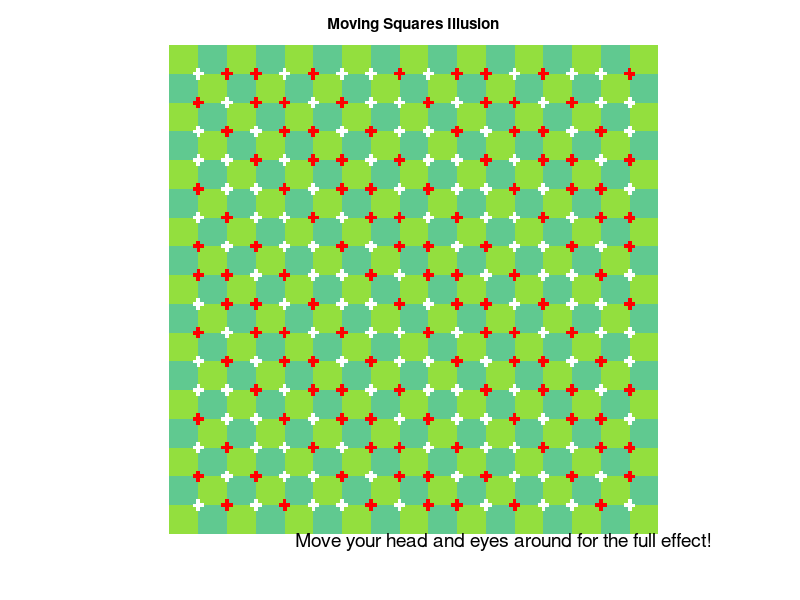

This chart was generated by the following MATLAB code: (Note: this script raises an error after producing the figure.)
%% moving_squares_illusion.m
%% written on March 4, 2021
%% by Haley Seo and Shirley Dong
%% This script creates the moving squares illusion

%%%%% creating the grid %%%%%
%% Haley - driver, Shirley - observer

% dark tile
dark_tile = zeros(100,100,3);
dark_r = 0.3765;
dark_g = 0.7882;
dark_b = 0.5647;
% this defaults to a dark green color for one color of the checkerboard
% background; modify the color to explore with other colors!
dark_tile(:,:,1) = dark_r;
dark_tile(:,:,2) = dark_g;
dark_tile(:,:,3) = dark_b;

% light tile
light_tile = zeros(100,100,3);
light_r = 0.5765;
light_g = 0.8745;
light_b = 0.2431;
% this defaults to a light green color for the other color of the checkerboard
% background; modify the color to explore with other colors!
light_tile(:,:,1) = light_r;
light_tile(:,:,2) = light_g;
light_tile(:,:,3) = light_b;

cross_one_r = 1;
cross_one_g = 1;
cross_one_b = 1;
% this defaults to one of the crosses at the intersections to white; modify
% the color to explore!
cross_two_r = 1;
cross_two_g = 0;
cross_two_b = 0;
% this defaults to one of the crosses at the intersections to red: modify
% the color to explore!

cross_length = 20; 
% half of the full length of the cross symbols in the intersections
cross_thick = 6; 
% thickness of the cross symbols in the intersections
%% Haley - started making the squares, Shirley - finished the squares
% design pattern for first type of square (white top left and bot right,
% red bot left and top right)
square1 = [light_tile];
% square 1 corners
% top left box
square1(1:cross_length,1:cross_length,1) = cross_one_r;
square1(1:cross_length,1:cross_length,2) = cross_one_g;
square1(1:cross_length,1:cross_length,3) = cross_one_b;
% top right box
square1(1:cross_length,end-cross_length+1:end,1) = cross_two_r;
square1(1:cross_length,end-cross_length+1:end,2) = cross_two_g;
square1(1:cross_length,end-cross_length+1:end,3) = cross_two_b;
% bottom left box
square1(end-cross_length+1:end, 1:cross_length,1) = cross_two_r;
square1(end-cross_length+1:end, 1:cross_length,2) = cross_two_g;
square1(end-cross_length+1:end, 1:cross_length,3) = cross_two_b;
% bottom right box
square1(end-cross_length+1:end, end-cross_length+1:end,1) = cross_one_r;
square1(end-cross_length+1:end, end-cross_length+1:end,2) = cross_one_g;
square1(end-cross_length+1:end, end-cross_length+1:end,3) = cross_one_b;
% flooding the center back
square1(cross_thick+1:end-cross_thick-1, cross_thick+1:end-cross_thick-1, 1) = light_r;
square1(cross_thick+1:end-cross_thick-1, cross_thick+1:end-cross_thick-1, 2) = light_g;
square1(cross_thick+1:end-cross_thick-1, cross_thick+1:end-cross_thick-1, 3) = light_b;
% imshow(square1)

% design pattern for second type of square (white bot left, 
% red top left, top right, bot right)
square2 = [dark_tile];
% square 2 corners
% top left box
square2(1:cross_length,1:cross_length,1) = cross_two_r;
square2(1:cross_length,1:cross_length,2) = cross_two_g;
square2(1:cross_length,1:cross_length,3) = cross_two_b;
% top right box
square2(1:cross_length,end-cross_length+1:end,1) = cross_two_r;
square2(1:cross_length,end-cross_length+1:end,2) = cross_two_g;
square2(1:cross_length,end-cross_length+1:end,3) = cross_two_b;
% bottom left box
square2(end-cross_length+1:end, 1:cross_length,1) = cross_one_r;
square2(end-cross_length+1:end, 1:cross_length,2) = cross_one_g;
square2(end-cross_length+1:end, 1:cross_length,3) = cross_one_b;
% bottom right box
square2(end-cross_length+1:end, end-cross_length+1:end,1) = cross_two_r;
square2(end-cross_length+1:end, end-cross_length+1:end,2) = cross_two_g;
square2(end-cross_length+1:end, end-cross_length+1:end,3) = cross_two_b;
% flooding the center back
square2(cross_thick+1:end-cross_thick-1, cross_thick+1:end-cross_thick-1, 1) = dark_r;
square2(cross_thick+1:end-cross_thick-1, cross_thick+1:end-cross_thick-1, 2) = dark_g;
square2(cross_thick+1:end-cross_thick-1, cross_thick+1:end-cross_thick-1, 3) = dark_b;
% imshow(square2)
        
% design pattern for third type of square (white top right,
% red top left, bot left, bot right)
square3 = [light_tile];
% square 3 corners
% top left box
square3(1:cross_length,1:cross_length,1) = cross_two_r;
square3(1:cross_length,1:cross_length,2) = cross_two_g;
square3(1:cross_length,1:cross_length,3) = cross_two_b;
% top right box
square3(1:cross_length,end-cross_length+1:end,1) = cross_one_r;
square3(1:cross_length,end-cross_length+1:end,2) = cross_one_g;
square3(1:cross_length,end-cross_length+1:end,3) = cross_one_b;
% bottom left box
square3(end-cross_length+1:end, 1:cross_length,1) = cross_two_r;
square3(end-cross_length+1:end, 1:cross_length,2) = cross_two_g;
square3(end-cross_length+1:end, 1:cross_length,3) = cross_two_b;
% bottom right box
square3(end-cross_length+1:end, end-cross_length+1:end,1) = cross_two_r;
square3(end-cross_length+1:end, end-cross_length+1:end,2) = cross_two_g;
square3(end-cross_length+1:end, end-cross_length+1:end,3) = cross_two_b;
% flooding the center back
square3(cross_thick+1:end-cross_thick-1, cross_thick+1:end-cross_thick-1, 1) = light_r;
square3(cross_thick+1:end-cross_thick-1, cross_thick+1:end-cross_thick-1, 2) = light_g;
square3(cross_thick+1:end-cross_thick-1, cross_thick+1:end-cross_thick-1, 3) = light_b;
% imshow(square3)  

% design pattern for fourth type of square (white top left and bot right,
% red top right and bot left)
square4 = [dark_tile];
% square 4 corners
% top left box
square4(1:cross_length,1:cross_length,1) = cross_one_r;
square4(1:cross_length,1:cross_length,2) = cross_one_g;
square4(1:cross_length,1:cross_length,3) = cross_one_b;
% top right box
square4(1:cross_length,end-cross_length+1:end,1) = cross_two_r;
square4(1:cross_length,end-cross_length+1:end,2) = cross_two_g;
square4(1:cross_length,end-cross_length+1:end,3) = cross_two_b;
% bottom left box
square4(end-cross_length+1:end, 1:cross_length,1) = cross_two_r;
square4(end-cross_length+1:end, 1:cross_length,2) = cross_two_g;
square4(end-cross_length+1:end, 1:cross_length,3) = cross_two_b;
% bottom right box
square4(end-cross_length+1:end, end-cross_length+1:end,1) = cross_one_r;
square4(end-cross_length+1:end, end-cross_length+1:end,2) = cross_one_g;
square4(end-cross_length+1:end, end-cross_length+1:end,3) = cross_one_b;
% flooding the center back
square4(cross_thick+1:end-cross_thick-1, cross_thick+1:end-cross_thick-1, 1) = dark_r;
square4(cross_thick+1:end-cross_thick-1, cross_thick+1:end-cross_thick-1, 2) = dark_g;
square4(cross_thick+1:end-cross_thick-1, cross_thick+1:end-cross_thick-1, 3) = dark_b;
% imshow(square4)

% design pattern for fifth type of square (white top right and bot left,
% red top left and bot right)
square5 = [light_tile];
% square 5 corners
% top left box
square5(1:cross_length,1:cross_length,1) = cross_two_r;
square5(1:cross_length,1:cross_length,2) = cross_two_g;
square5(1:cross_length,1:cross_length,3) = cross_two_b;
% top right box
square5(1:cross_length,end-cross_length+1:end,1) = cross_one_r;
square5(1:cross_length,end-cross_length+1:end,2) = cross_one_g;
square5(1:cross_length,end-cross_length+1:end,3) = cross_one_b;
% bottom left box
square5(end-cross_length+1:end, 1:cross_length,1) = cross_one_r;
square5(end-cross_length+1:end, 1:cross_length,2) = cross_one_g;
square5(end-cross_length+1:end, 1:cross_length,3) = cross_one_b;
% bottom right box
square5(end-cross_length+1:end, end-cross_length+1:end,1) = cross_two_r;
square5(end-cross_length+1:end, end-cross_length+1:end,2) = cross_two_g;
square5(end-cross_length+1:end, end-cross_length+1:end,3) = cross_two_b;
% flooding the center back
square5(cross_thick+1:end-cross_thick-1, cross_thick+1:end-cross_thick-1, 1) = light_r;
square5(cross_thick+1:end-cross_thick-1, cross_thick+1:end-cross_thick-1, 2) = light_g;
square5(cross_thick+1:end-cross_thick-1, cross_thick+1:end-cross_thick-1, 3) = light_b;
% imshow(square5) 

% design pattern for sixth type of square (red bot left, 
% white top left, top right, bot right)
square6 = [dark_tile];
% square 6 corners
% top left box
square6(1:cross_length,1:cross_length,1) = cross_one_r;
square6(1:cross_length,1:cross_length,2) = cross_one_g;
square6(1:cross_length,1:cross_length,3) = cross_one_b;
% top right box
square6(1:cross_length,end-cross_length+1:end,1) = cross_one_r;
square6(1:cross_length,end-cross_length+1:end,2) = cross_one_g;
square6(1:cross_length,end-cross_length+1:end,3) = cross_one_b;
% bottom left box
square6(end-cross_length+1:end, 1:cross_length,1) = cross_two_r;
square6(end-cross_length+1:end, 1:cross_length,2) = cross_two_g;
square6(end-cross_length+1:end, 1:cross_length,3) = cross_two_b;
% bottom right box
square6(end-cross_length+1:end, end-cross_length+1:end,1) = cross_one_r;
square6(end-cross_length+1:end, end-cross_length+1:end,2) = cross_one_g;
square6(end-cross_length+1:end, end-cross_length+1:end,3) = cross_one_b;
% flooding the center back
square6(cross_thick+1:end-cross_thick-1, cross_thick+1:end-cross_thick-1, 1) = dark_r;
square6(cross_thick+1:end-cross_thick-1, cross_thick+1:end-cross_thick-1, 2) = dark_g;
square6(cross_thick+1:end-cross_thick-1, cross_thick+1:end-cross_thick-1, 3) = dark_b;
% imshow(square6)

% design pattern for seventh type of square (red top right,
% white top left, bot left, bot right)
square7 = [light_tile];
% square 7 corners
% top left box
square7(1:cross_length,1:cross_length,1) = cross_one_r;
square7(1:cross_length,1:cross_length,2) = cross_one_g;
square7(1:cross_length,1:cross_length,3) = cross_one_b;
% top right box
square7(1:cross_length,end-cross_length+1:end,1) = cross_two_r;
square7(1:cross_length,end-cross_length+1:end,2) = cross_two_g;
square7(1:cross_length,end-cross_length+1:end,3) = cross_two_b;
% bottom left box
square7(end-cross_length+1:end, 1:cross_length,1) = cross_one_r;
square7(end-cross_length+1:end, 1:cross_length,2) = cross_one_g;
square7(end-cross_length+1:end, 1:cross_length,3) = cross_one_b;
% bottom right box
square7(end-cross_length+1:end, end-cross_length+1:end,1) = cross_one_r;
square7(end-cross_length+1:end, end-cross_length+1:end,2) = cross_one_g;
square7(end-cross_length+1:end, end-cross_length+1:end,3) = cross_one_b;
% flooding the center back
square7(cross_thick+1:end-cross_thick-1, cross_thick+1:end-cross_thick-1, 1) = light_r;
square7(cross_thick+1:end-cross_thick-1, cross_thick+1:end-cross_thick-1, 2) = light_g;
square7(cross_thick+1:end-cross_thick-1, cross_thick+1:end-cross_thick-1, 3) = light_b;
% imshow(square7) 

% design pattern for eighth type of square (white top right and bot left, 
% red top left and bot right)
square8 = [dark_tile];
% square 8 corners
% top left box
square8(1:cross_length,1:cross_length,1) = cross_two_r;
square8(1:cross_length,1:cross_length,2) = cross_two_g;
square8(1:cross_length,1:cross_length,3) = cross_two_b;
% top right box
square8(1:cross_length,end-cross_length+1:end,1) = cross_one_r;
square8(1:cross_length,end-cross_length+1:end,2) = cross_one_g;
square8(1:cross_length,end-cross_length+1:end,3) = cross_one_b;
% bottom left box
square8(end-cross_length+1:end, 1:cross_length,1) = cross_one_r;
square8(end-cross_length+1:end, 1:cross_length,2) = cross_one_g;
square8(end-cross_length+1:end, 1:cross_length,3) = cross_one_b;
% bottom right box
square8(end-cross_length+1:end, end-cross_length+1:end,1) = cross_two_r;
square8(end-cross_length+1:end, end-cross_length+1:end,2) = cross_two_g;
square8(end-cross_length+1:end, end-cross_length+1:end,3) = cross_two_b;
% flooding the center back
square8(cross_thick+1:end-cross_thick-1, cross_thick+1:end-cross_thick-1, 1) = dark_r;
square8(cross_thick+1:end-cross_thick-1, cross_thick+1:end-cross_thick-1, 2) = dark_g;
square8(cross_thick+1:end-cross_thick-1, cross_thick+1:end-cross_thick-1, 3) = dark_b;
% imshow(square8)

%% Haley - driver, Shirley - observer
sampler = [square1 square2 square3 square4 square5 square6 square7 square8];
master_sampler = [sampler sampler sampler];
% create 'master' row to sample different grids from
total_rows = 15;
row = [];
% initiate matrix
for ii = 1:total_rows
% loop through number of rows
    if mod(ii,8) == 1
    % check if current row should be square1 -> square8
        row = [row; master_sampler(1:100, 1:1500, :)];
    elseif mod(ii,8) == 2
    % check if current row should be square8 -> square7
        row = [row; master_sampler(1:100, 701:2200, :)];
    elseif mod(ii,8) == 3
    % check if current row should be square7 -> square6
        row = [row; master_sampler(1:100, 601:2100, :)];
    elseif mod(ii,8) == 4
    % check if current row should be square6 -> square5
        row = [row; master_sampler(1:100, 501:2000, :)];
    elseif mod(ii,8) == 5
    % check if current row should be square5 -> square4
        row = [row; master_sampler(1:100, 401:1900, :)];
    elseif mod(ii,8) == 6
    % check if current row should be square4 -> square3
        row = [row; master_sampler(1:100, 301:1800, :)];
    elseif ii == 7
    % check if current row should be square3 -> square2
        row = [row; master_sampler(1:100, 201:1700, :)];
    elseif mod(ii,8) == 0
    % check if current row should be square2 -> square1
        row = [row; master_sampler(1:100, 101:1600, :)];
    elseif ii == 15
    % check if current row is the last row
        row = [row; [square5 [master_sampler(1:100, 301:1700, :)]]];
    end
end
% imshow(row);

%% Haley - driver, Shirley - observer

% dark green tile
dark_tile = zeros(100,100,3);
dark_tile(:,:,1) = dark_r;
dark_tile(:,:,2) = dark_g;
dark_tile(:,:,3) = dark_b;

% light green tile
light_tile = zeros(100,100,3);
light_tile(:,:,1) = light_r;
light_tile(:,:,2) = light_g;
light_tile(:,:,3) = light_b;


%% corner squares
corner_one_square = [light_tile]; 
% white bottom right tile
% bottom right box
corner_one_square(end-cross_length+1:end, end-cross_length+1:end,1) = cross_one_r;
corner_one_square(end-cross_length+1:end, end-cross_length+1:end,2) = cross_one_g;
corner_one_square(end-cross_length+1:end, end-cross_length+1:end,3) = cross_one_b;
% flooding the center back to light green
corner_one_square(cross_thick+1:end-cross_thick-1, cross_thick+1:end-cross_thick-1, 1) = light_r;
corner_one_square(cross_thick+1:end-cross_thick-1, cross_thick+1:end-cross_thick-1, 2) = light_g;
corner_one_square(cross_thick+1:end-cross_thick-1, cross_thick+1:end-cross_thick-1, 3) = light_b;
% imshow(corner_one_square)

corner_two_square = [light_tile]; 
% red bottom left tile
% bottom left box
corner_two_square(end-cross_length+1:end, 1:cross_length,1) = cross_two_r;
corner_two_square(end-cross_length+1:end, 1:cross_length,2) = cross_two_g;
corner_two_square(end-cross_length+1:end, 1:cross_length,3) = cross_two_b;
% flooding the center back to light green
corner_two_square(cross_thick+1:end-cross_thick-1, cross_thick+1:end-cross_thick-1, 1) = light_r;
corner_two_square(cross_thick+1:end-cross_thick-1, cross_thick+1:end-cross_thick-1, 2) = light_g;
corner_two_square(cross_thick+1:end-cross_thick-1, cross_thick+1:end-cross_thick-1, 3) = light_b;
% imshow(corner_two_square)

%% top row without corner squares
sq9 = [dark_tile];
% square 9 corners (white bot left and red bot right)
% bottom left corner
sq9(end-cross_length+1:end, 1:cross_length,1) = cross_one_r;
sq9(end-cross_length+1:end, 1:cross_length,2) = cross_one_g;
sq9(end-cross_length+1:end, 1:cross_length,3) = cross_one_b;
% bottom right corner
sq9(end-cross_length+1:end, end-cross_length+1:end,1) = cross_two_r;
sq9(end-cross_length+1:end, end-cross_length+1:end,2) = cross_two_g;
sq9(end-cross_length+1:end, end-cross_length+1:end,3) = cross_two_b;
% flooding the center back 
sq9(cross_thick+1:end-cross_thick-1, cross_thick+1:end-cross_thick-1, 1) = dark_r;
sq9(cross_thick+1:end-cross_thick-1, cross_thick+1:end-cross_thick-1, 2) = dark_g;
sq9(cross_thick+1:end-cross_thick-1, cross_thick+1:end-cross_thick-1, 3) = dark_b;
% imshow(sq9)

sq10 = [light_tile];
% square 10 corners (red bot left and red bot right)
% bottom left corner
sq10(end-cross_length+1:end, 1:cross_length,1) = cross_two_r;
sq10(end-cross_length+1:end, 1:cross_length,2) = cross_two_g;
sq10(end-cross_length+1:end, 1:cross_length,3) = cross_two_b;
% bottom right corner
sq10(end-cross_length+1:end, end-cross_length+1:end,1) = cross_two_r;
sq10(end-cross_length+1:end, end-cross_length+1:end,2) = cross_two_g;
sq10(end-cross_length+1:end, end-cross_length+1:end,3) = cross_two_b;
% flooding the center back 
sq10(cross_thick+1:end-cross_thick-1, cross_thick+1:end-cross_thick-1, 1) = light_r;
sq10(cross_thick+1:end-cross_thick-1, cross_thick+1:end-cross_thick-1, 2) = light_g;
sq10(cross_thick+1:end-cross_thick-1, cross_thick+1:end-cross_thick-1, 3) = light_b;
% imshow(sq10)

sq11 = fliplr(sq9);
% square 11 (red bot left and white bot right)
% imshow(sq11)

sq12 = [light_tile];
% square 12 corners (white bot left and red bot right)
% bottom left corner
sq12(end-cross_length+1:end, 1:cross_length,1) = cross_one_r;
sq12(end-cross_length+1:end, 1:cross_length,2) = cross_one_g;
sq12(end-cross_length+1:end, 1:cross_length,3) = cross_one_b;
% bottom right corner
sq12(end-cross_length+1:end, end-cross_length+1:end,1) = cross_two_r;
sq12(end-cross_length+1:end, end-cross_length+1:end,2) = cross_two_g;
sq12(end-cross_length+1:end, end-cross_length+1:end,3) = cross_two_b;
% flooding the center back
sq12(cross_thick+1:end-cross_thick-1, cross_thick+1:end-cross_thick-1, 1) = light_r;
sq12(cross_thick+1:end-cross_thick-1, cross_thick+1:end-cross_thick-1, 2) = light_g;
sq12(cross_thick+1:end-cross_thick-1, cross_thick+1:end-cross_thick-1, 3) = light_b;
% imshow(sq12)

sq13 = [light_tile];
% square 13 corners (white bot left and white bot right)
% bottom left corner
sq13(end-cross_length+1:end, 1:cross_length,1) = cross_one_r;
sq13(end-cross_length+1:end, 1:cross_length,2) = cross_one_g;
sq13(end-cross_length+1:end, 1:cross_length,3) = cross_one_b;
% bottom right corner
sq13(end-cross_length+1:end, end-cross_length+1:end,1) = cross_one_r;
sq13(end-cross_length+1:end, end-cross_length+1:end,2) = cross_one_g;
sq13(end-cross_length+1:end, end-cross_length+1:end,3) = cross_one_b;
% flooding the center back 
sq13(cross_thick+1:end-cross_thick-1, cross_thick+1:end-cross_thick-1, 1) = light_r;
sq13(cross_thick+1:end-cross_thick-1, cross_thick+1:end-cross_thick-1, 2) = light_g;
sq13(cross_thick+1:end-cross_thick-1, cross_thick+1:end-cross_thick-1, 3) = light_b;
% imshow(sq13)

sq14 = fliplr(sq12);
% square 14 (red bot left and white bot right)
% imshow(sq14)

top_pattern = [sq9 sq10 sq11 sq12 sq11 sq13 sq9 sq14];
% first half of top row
top_row_full = [top_pattern top_pattern];
top_border = top_row_full(1:100, 1:1500,:);
% take off last tile of top_row_full
% imshow(top_border)

%% making the full right border including corners
right_flip = imrotate(top_border, 90);
% rotate top_border 90 degrees
right_border = fliplr(right_flip);
full_right_border = [corner_two_square; right_border; 
                    imrotate(corner_one_square, 180)];
% add first and last tiles to right_border
% imshow(full_right_border);

%% bottom row without corner squares
newsq9 = imrotate(sq9, 180);
% bottom square 9 (red top left and white top right)
% imshow(newsq9)

newsq10 = [dark_tile];
% bottom square 10 corners (red top left and red top right)
% top left corner
newsq10(1:cross_length, 1:cross_length,1) = cross_two_r;
newsq10(1:cross_length, 1:cross_length,2) = cross_two_g;
newsq10(1:cross_length, 1:cross_length,3) = cross_two_b;
% top right corner
newsq10(1:cross_length, end-cross_length+1:end,1) = cross_two_r;
newsq10(1:cross_length, end-cross_length+1:end,2) = cross_two_g;
newsq10(1:cross_length, end-cross_length+1:end,3) = cross_two_b;
% flooding the center back
newsq10(cross_thick+1:end-cross_thick-1,cross_thick+1:end-cross_thick-1,1) = dark_r;
newsq10(cross_thick+1:end-cross_thick-1,cross_thick+1:end-cross_thick-1,2) = dark_g;
newsq10(cross_thick+1:end-cross_thick-1,cross_thick+1:end-cross_thick-1,3) = dark_b;
% imshow(newsq10)

newsq11 = imrotate(sq11, 180);
% bottom square 11 (white top left and red top right)
% imshow(newsq11)

newsq12 = imrotate(sq12, 180);
% bottom square 12 corners (red top left and white top right)
% imshow(newsq12)

newsq13 = [dark_tile];
% bottom square 13 corners (white top left and white top right)
% top left corner
newsq13(1:cross_length, 1:cross_length,1) = cross_one_r;
newsq13(1:cross_length, 1:cross_length,2) = cross_one_g;
newsq13(1:cross_length, 1:cross_length,3) = cross_one_b;
% top right corner
newsq13(1:cross_length, end-cross_length+1:end,1) = cross_one_r;
newsq13(1:cross_length, end-cross_length+1:end,2) = cross_one_g;
newsq13(1:cross_length, end-cross_length+1:end,3) = cross_one_b;
% flooding the center back
newsq13(cross_thick+1:end-cross_thick-1,cross_thick+1:end-cross_thick-1,1) = dark_r;
newsq13(cross_thick+1:end-cross_thick-1,cross_thick+1:end-cross_thick-1,2) = dark_g;
newsq13(cross_thick+1:end-cross_thick-1,cross_thick+1:end-cross_thick-1,3) = dark_b;
% imshow(newsq13)

newsq14 = imrotate(sq14, 180);
% bottom square 14 corners (white top left and red top right)
% imshow(newsq14)

% create bottom border of grid
bottom_border = [newsq11 newsq12 newsq11 newsq12 newsq13 newsq14 newsq9...
                newsq14 newsq10 newsq12 newsq11 newsq12 newsq13 newsq14...
                newsq9];
% imshow(bottom_border)

%% left border with corner squares
left_flip = imrotate(bottom_border, 90);
% rotate bottom_border 90 degrees
left_border = fliplr(left_flip);
full_left_border = [corner_one_square; left_border; 
                    imrotate(corner_one_square,90)];
% add first and last tiles to left_border
% imshow(full_left_border);

%% putting it all together
% adding top and bottom rows without corners
long_row = [top_border; row; bottom_border];
% imshow(long_row)

% adding left and right borders with corners
moving_squares = [full_left_border long_row full_right_border];

% plot moving_squares with title
h = figure;
imshow(moving_squares);
t = title(sprintf('Moving Squares Illusion'));
descr = 'Move your head and eyes around for the full effect!';
text(440,1725,descr,'FontSize',14);
t.FontSize = 16;
    
